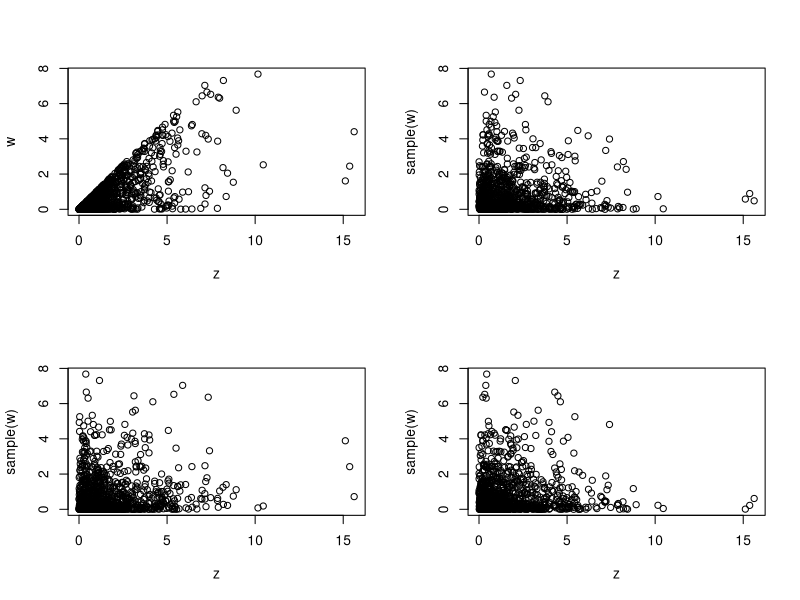
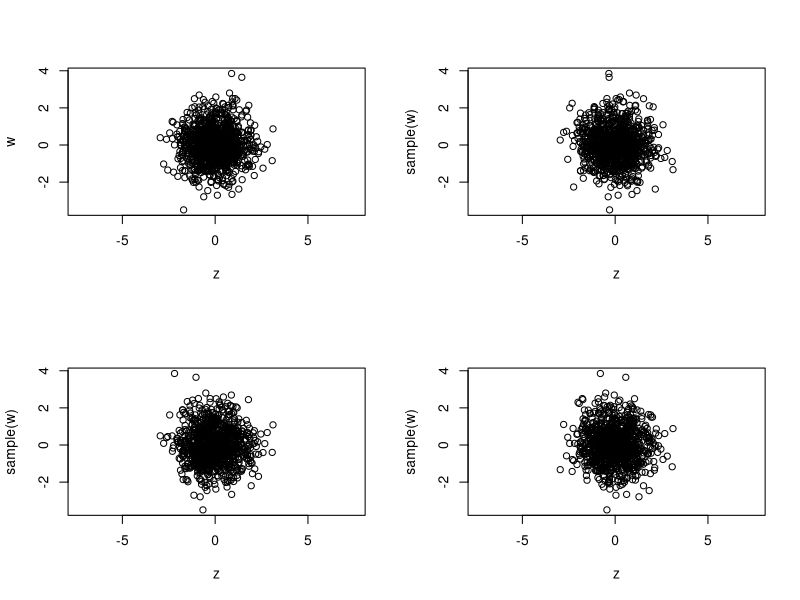
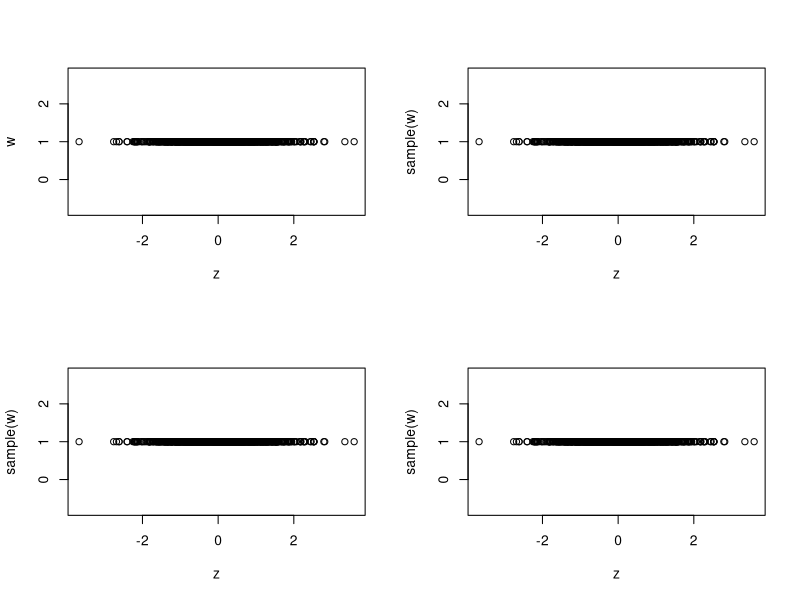
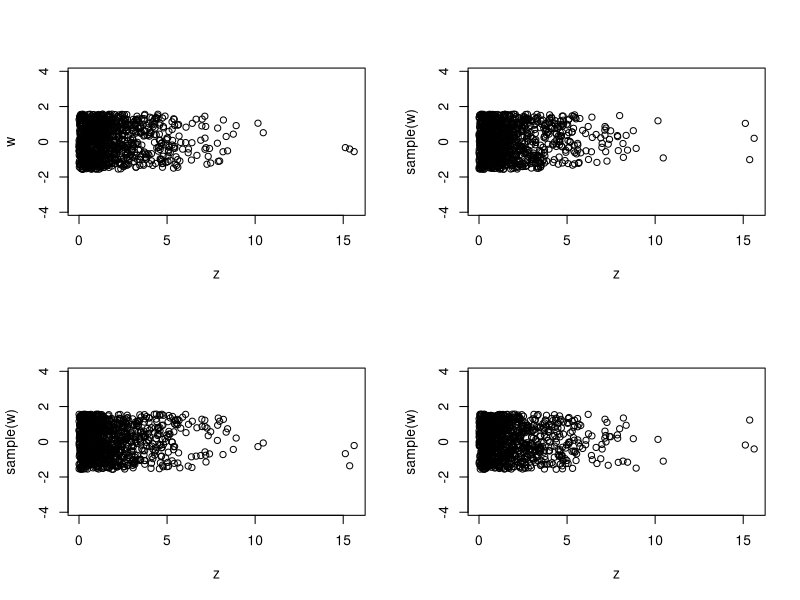

The R source for these figures, in order:
## ---- chunk 1
permutation_test = function (z,w) {
   par(mfrow= c(2,2))
   plot(z,w, asp=1)
   plot(z,sample(w), asp=1)
   plot(z,sample(w), asp=1)
   plot(z,sample(w), asp=1)
}

x = rnorm(1000)
y = rnorm(1000)
## ---- chunk 2
   permutation_test(x^2+y^2, y^2)
## ---- chunk 3
   permutation_test((x+y)/sqrt(2), (x-y)/sqrt(2))
## ---- chunk 4
   # we have to use rep(1,length(x)) 
   # to get a vector of 1s of the same length as x.
   # R will not recycle it properly if you simply write 1.
   # Another, more "hacky" way would be to take advantage of
   # recycling and use 0*x+1
   permutation_test(x,rep(1,length(x)))
## ---- chunk 5
   permutation_test(x^2+y^2, atan(y/x) )
